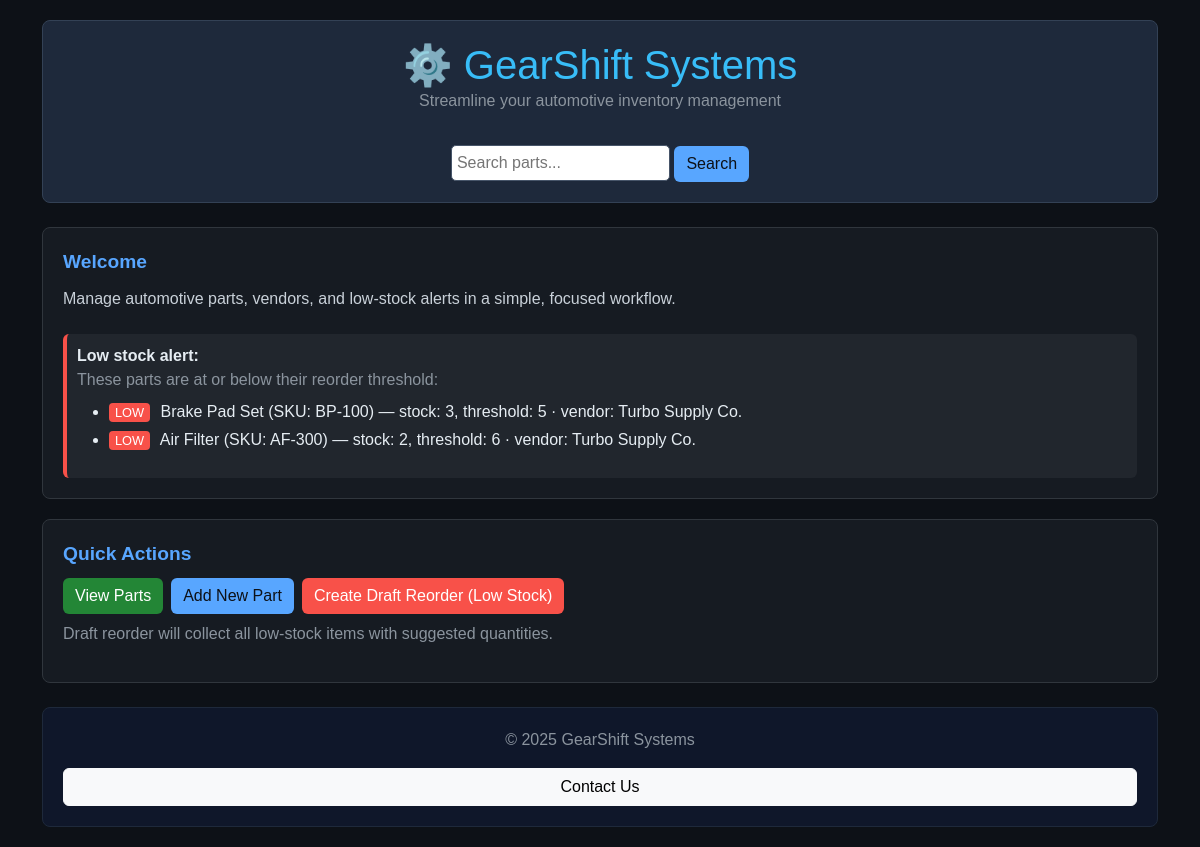
The page / on the database its author committed.
### models.py (models this page shows, shortened)
class Part(db.Model):
    __tablename__ = "parts"
    id = db.Column(db.Integer, primary_key=True)
    name = db.Column(db.String(120), nullable=False)
    sku = db.Column(db.String(80), nullable=False, unique=True)
    price = db.Column(db.Float, nullable=False)
    stock = db.Column(db.Integer, nullable=False, default=0)
    shelf_location = db.Column(db.String(50))
    reorder_threshold = db.Column(db.Integer, nullable=False, default=5)
    vendor_id = db.Column(db.Integer, db.ForeignKey("vendors.id"), nullable=True)

class Vendor(db.Model):
    __tablename__ = "vendors"
    id = db.Column(db.Integer, primary_key=True)
    name = db.Column(db.String(120), nullable=False, unique=True)
    contact_email = db.Column(db.String(120))
    phone = db.Column(db.String(50))
    parts = db.relationship("Part", backref="vendor", lazy=True)

### app.py (the view)
    @app.route("/")
    def index():
        low_parts = Part.query.filter(Part.stock <= Part.reorder_threshold).all()
        return render_template("index.html", low_parts=low_parts)

### Templates/index.html
{% extends "base.html" %}
{% block content %}
<div class="card" style="background:#1e293b; border-color:#334155; text-align:center; padding:20px;">
  <h1 style="color:#38bdf8; margin:0;">⚙️ GearShift Systems</h1>
  <p class="muted">Streamline your automotive inventory management</p>
  <form action="{{ url_for('list_parts') }}" method="get" class="mt-3">
    <input type="text" name="search" placeholder="Search parts..."
           style="padding:5px; border-radius:5px; border:1px solid #475569;">
    <button class="btn btn-accent" type="submit">Search</button>
  </form>
</div>
<div class="card mt-4">
  <div class="title">Welcome</div>
  <p class="subtitle">Manage automotive parts, vendors, and low-stock alerts in a simple, focused workflow.</p>
  {% if low_parts and low_parts|length > 0 %}
    <div class="banner mt-2">
      <strong>Low stock alert:</strong>
      <div class="muted">These parts are at or below their reorder threshold:</div>
      <ul class="mt-2">
        {% for p in low_parts %}
          <li class="mb-1">
            <span class="badge-low">LOW</span>
            {{ p.name }} (SKU: {{ p.sku }}) — stock: {{ p.stock }}, threshold: {{ p.reorder_threshold }}
            {% if p.vendor %} · vendor: {{ p.vendor.name }}{% endif %}
          </li>
        {% endfor %}
      </ul>
    </div>
  {% else %}
    <div class="card" style="background:#0d162c; border-color:#1e3a8a; margin-top:10px;">
      ✅ Inventory looks healthy. No low-stock items right now.
    </div>
  {% endif %}
</div>
<div class="card">
  <div class="title">Quick Actions</div>
  <div class="d-flex flex-wrap gap-2">
    <a class="btn btn-primary" href="{{ url_for('list_parts') }}">View Parts</a>
    <a class="btn btn-accent" href="{{ url_for('add_part') }}">Add New Part</a>
    <form action="{{ url_for('draft_reorder') }}" method="post" onsubmit="return confirm('Create a draft reorder for all low-stock items?');">
      <button class="btn btn-warn" type="submit">Create Draft Reorder (Low Stock)</button>
    </form>
  </div>
  <p class="muted mt-2">Draft reorder will collect all low-stock items with suggested quantities.</p>
</div>
<div class="card mt-4" style="text-align:center; background:#0f172a; border-color:#1e293b;">
  <p class="muted">© 2025 GearShift Systems</p>
  <a class="btn btn-light" href="{{ url_for('contact') }}">Contact Us</a>
</div>
{% endblock %}

### Templates/base.html (style rules this page uses)
body { background-color: #0d1117; color: #e6edf3; font-family: Arial, sans-serif; margin: 20px; }
.card { background-color: #161b22; border: 1px solid #30363d; border-radius: 8px; padding: 20px; margin-bottom: 20px; color: #e6edf3; }
.title { font-size: 1.2rem; font-weight: bold; color: #58a6ff; margin-bottom: 10px; }
.subtitle { font-size: 1rem; color: #c9d1d9; margin-bottom: 15px; }
.banner { background-color: #21262d; border-left: 4px solid #f85149; padding: 10px; margin-top: 10px; border-radius: 6px; color: #e6edf3; }
.badge-low { background-color: #f85149; color: white; padding: 2px 6px; border-radius: 4px; font-size: 0.8rem; margin-right: 6px; }
.btn-primary { background-color: #238636; border: none; }
.btn-accent { background-color: #58a6ff; color: #0d1117; border: none; }
.btn-warn { background-color: #f85149; border: none; color: white; }
.muted { color: #8b949e; }

### rows shown on the page
Part: name "Brake Pad Set", sku "BP-100", stock "3", reorder_threshold "5", vendor.name "Turbo Supply Co."
Part: name "Air Filter", sku "AF-300", stock "2", reorder_threshold "6", vendor.name "Turbo Supply Co."
